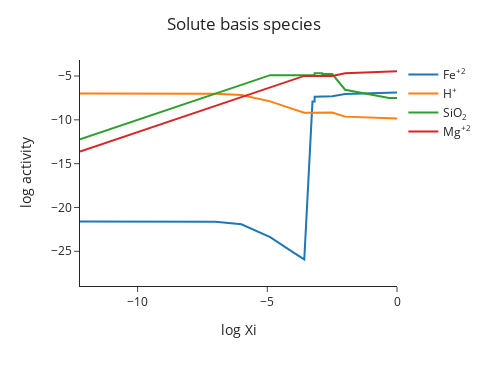

The notebook cell saved with this chart:
### Markdown cell above
Plot activity of aqueous basis species as a function of reaction progress (Xi)

### Code cell
m.plot_aqueous_species(plot_basis=True)

### Figure 1 — Plotly figure (JSON) as saved in the notebook; plotly's stock layout.template omitted (floating-point values rounded to 4 significant figures)
{"data": [{"hovertemplate": "variable=Fe<sup>+2</sup><br>log Xi=%{x}<br>log activity=%{y}<extra></extra>", "legendgroup": "Fe<sup>+2</sup>", "line": {"color": "#1F77B4", "dash": "solid"}, "marker": {"symbol": "circle"}, "mode": "lines", "name": "Fe<sup>+2</sup>", "orientation": "v", "showlegend": true, "type": "scatter", "x": [-Infinity, -12.22, -8.0, -7.0, -6.0, -5.0, -4.888, -4.0, -3.574, -3.258, -3.177, -3.175, -3.0, -2.884, -2.883, -2.497, -2.0, -1.0, -0.305, 0.0], "xaxis": "x", "y": [-27.67, -21.6, -21.6, -21.63, -21.92, -23.22, -23.38, -25.13, -25.93, -7.917, -7.914, -7.351, -7.351, -7.351, -7.294, -7.294, -7.051, -6.942, -6.874, -6.874], "yaxis": "y"}, {"hovertemplate": "variable=H<sup>+</sup><br>log Xi=%{x}<br>log activity=%{y}<extra></extra>", "legendgroup": "H<sup>+</sup>", "line": {"color": "#FF7F0E", "dash": "solid"}, "marker": {"symbol": "circle"}, "mode": "lines", "name": "H<sup>+</sup>", "orientation": "v", "showlegend": true, "type": "scatter", "x": [-Infinity, -12.22, -8.0, -7.0, -6.0, -5.0, -4.888, -4.0, -3.574, -3.258, -3.177, -3.175, -3.0, -2.884, -2.883, -2.497, -2.0, -1.0, -0.305, 0.0], "xaxis": "x", "y": [-7.0, -7.0, -7.002, -7.017, -7.161, -7.809, -7.893, -8.774, -9.198, -9.198, -9.198, -9.128, -9.128, -9.128, -9.159, -9.159, -9.634, -9.773, -9.857, -9.857], "yaxis": "y"}, {"hovertemplate": "variable=SiO<sub>2</sub><br>log Xi=%{x}<br>log activity=%{y}<extra></extra>", "legendgroup": "SiO<sub>2</sub>", "line": {"color": "#2CA02C", "dash": "solid"}, "marker": {"symbol": "circle"}, "mode": "lines", "name": "SiO<sub>2</sub>", "orientation": "v", "showlegend": true, "type": "scatter", "x": [-Infinity, -12.22, -8.0, -7.0, -6.0, -5.0, -4.888, -4.0, -3.574, -3.258, -3.177, -3.175, -3.0, -2.884, -2.883, -2.497, -2.0, -1.0, -0.305, 0.0], "xaxis": "x", "y": [-18.0, -12.22, -8.001, -7.001, -6.002, -5.007, -4.897, -4.897, -4.897, -4.897, -4.896, -4.685, -4.685, -4.685, -4.775, -4.775, -6.565, -7.144, -7.498, -7.498], "yaxis": "y"}, {"hovertemplate": "variable=Mg<sup>+2</sup><br>log Xi=%{x}<br>log activity=%{y}<extra></extra>", "legendgroup": "Mg<sup>+2</sup>", "line": {"color": "#D62728", "dash": "solid"}, "marker": {"symbol": "circle"}, "mode": "lines", "name": "Mg<sup>+2</sup>", "orientation": "v", "showlegend": true, "type": "scatter", "x": [-Infinity, -12.22, -8.0, -7.0, -6.0, -5.0, -4.888, -4.0, -3.574, -3.258, -3.177, -3.175, -3.0, -2.884, -2.883, -2.497, -2.0, -1.0, -0.305, 0.0], "xaxis": "x", "y": [-18.0, -13.62, -9.399, -8.399, -7.399, -6.4, -6.289, -5.405, -4.985, -4.986, -4.986, -4.995, -4.995, -4.995, -4.994, -4.994, -4.676, -4.543, -4.46, -4.46], "yaxis": "y"}], "layout": {"height": 366, "legend": {"title": {}, "tracegroupgap": 0}, "margin": {"t": 60}, "showlegend": true, "title": {"text": "Solute basis species", "x": 0.5, "xanchor": "center"}, "width": 488, "xaxis": {"anchor": "y", "autorange": true, "domain": [0, 1], "range": [-12.22, 0], "title": {"text": "log Xi"}, "type": "linear"}, "yaxis": {"anchor": "x", "autorange": true, "domain": [0, 1], "range": [-28.96, -3.171], "title": {"text": "log activity"}, "type": "linear"}}}
